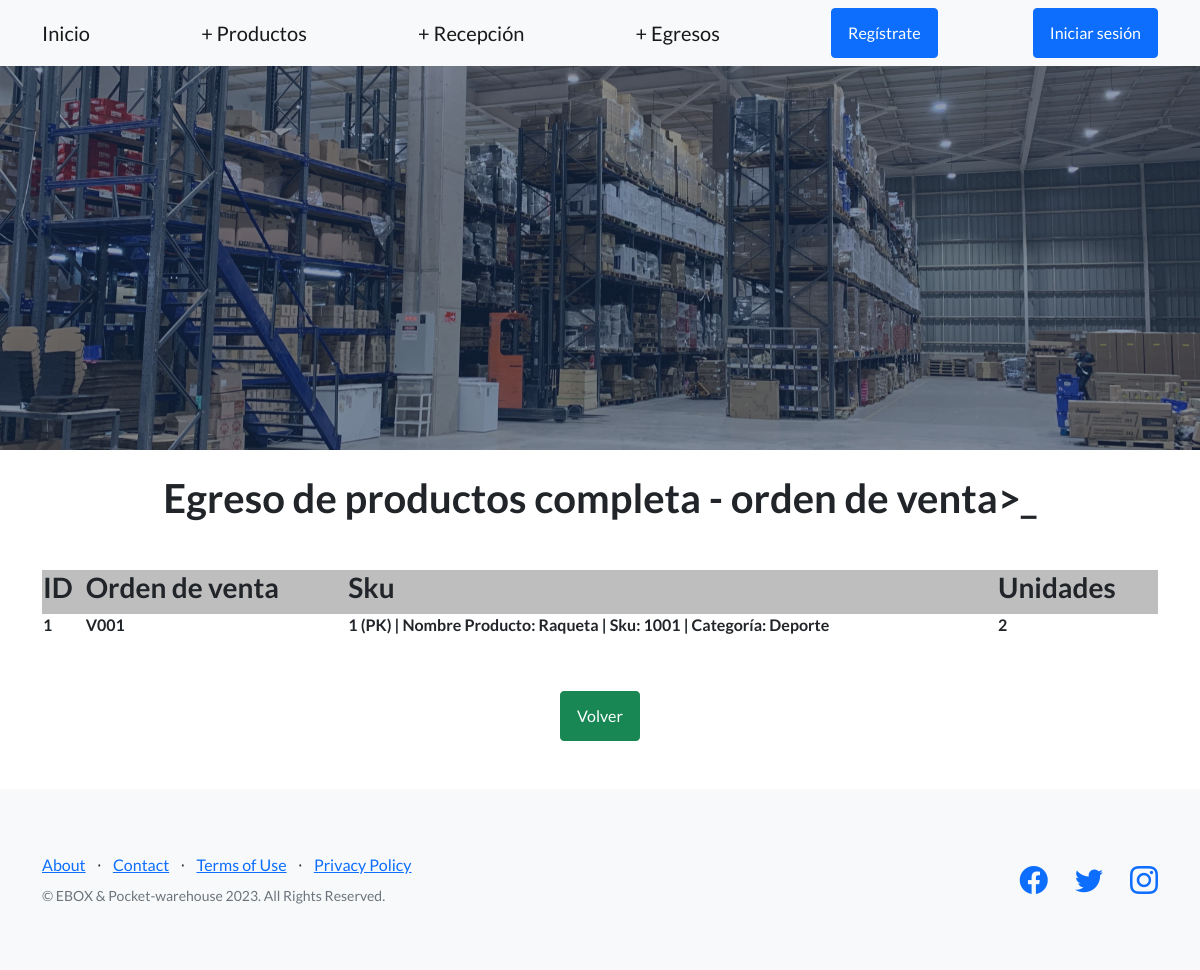
/eboxApp/egreso/wEgreso_full/, run on an earlier commit of the app's database.
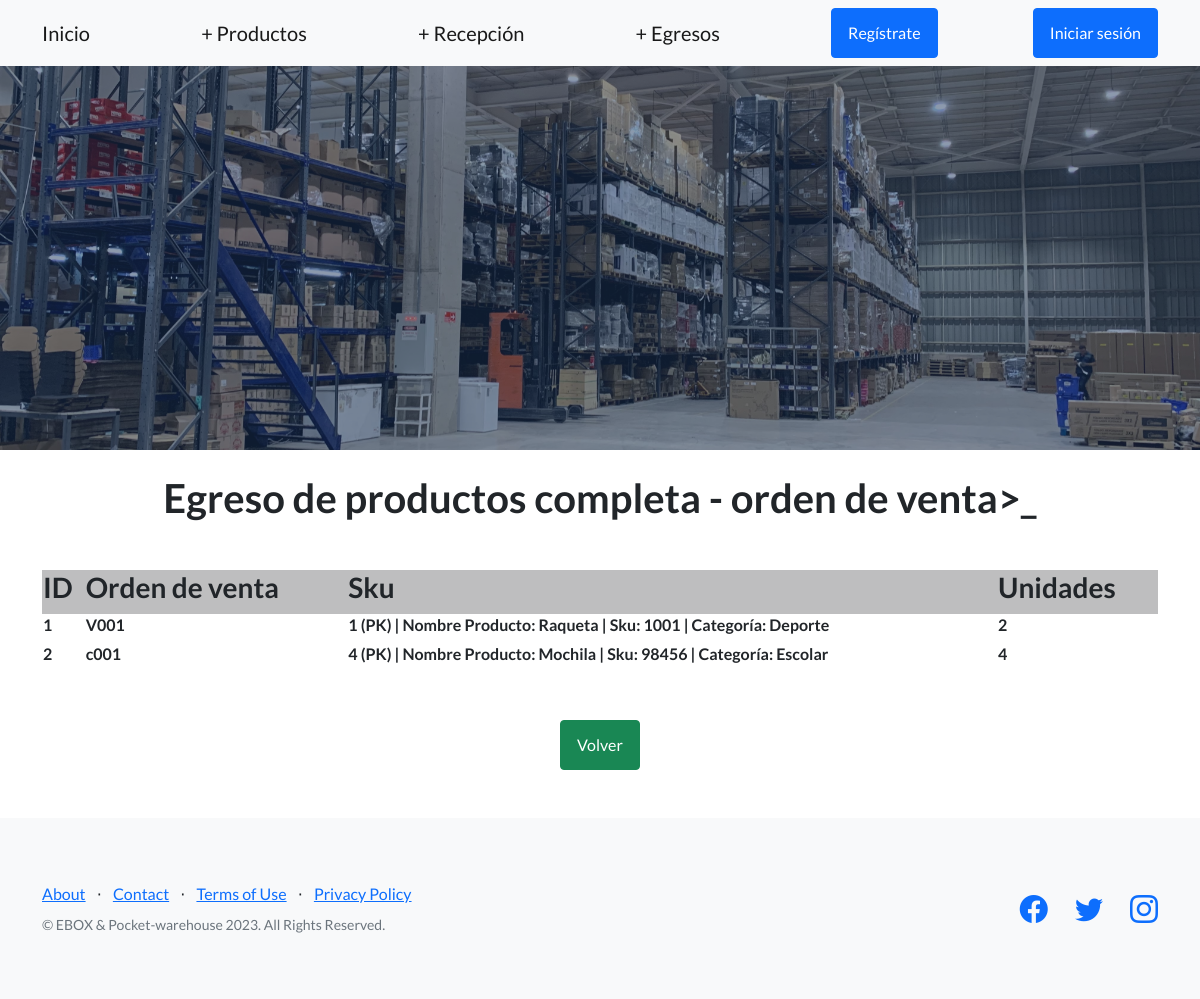
And on a later commit of the database.
### eboxApp/models.py (models this page shows, shortened)
class Salida(models.Model):
    sku_out = models.ForeignKey(Maestra, on_delete=models.CASCADE)
    unidades_out = models.IntegerField()
    orden_venta = models.CharField(max_length=100)

class Maestra(models.Model):
    nombre_producto = models.CharField(max_length=300)
    numero_sku = models.IntegerField()
    categoria = models.CharField(max_length=300)
    def __str__(self):
        return f'{self.pk} (PK) | Nombre Producto: {self.nombre_producto}   |   Sku: {self.numero_sku}   |   Categoría: {self.categoria}'

### eboxApp/views.py (the view)
# urls.py: path('egreso/wEgreso_full/', views.buscarEgreso, name = 'buscarTodoEgreso'),
def buscarEgreso(request):
    if request.method == 'GET': # si existe un post
        salidas = Salida.objects.all()
        return render(request, 'eboxApp/wEgreso_full.html', {'salidas':salidas })

### eboxApp/templates/eboxApp/wEgreso_full.html (shortened to what this page needs)
{% extends "eboxApp/base.html" %}
    {% load static %}
{% block contenido_que_cambia %}
<div class="container" align="center">
    <br>
    <h1 class="mb-5">Egreso de productos completa - orden de venta>_</h1>
    {% if salidas %}
                    <table>
                        <tr>
                            <th style="text-align: left"><h3>ID</h3></th>
                            <th style="text-align: left"><h3>Orden de venta</h3></th>
                            <th style="text-align: left"><h3>Sku</h3></th>
                            <th style="text-align: left"><h3>Unidades</h3></th>
                        </tr>
                        {% for i in salidas %}
                        <tr>
                            <td style="text-align: left"><h6>{{i.pk}}</h6></td>
                            <td style="text-align: left"><h6>{{i.orden_venta}}</h6></td>
                            <td style="text-align: left"><h6>{{i.sku_out}}</h6></td>
                            <td style="text-align: left"><h6>{{i.unidades_out}}</h6></td>
                        </tr>
                        {% endfor %}
                    </table>
                <br>
                <br>
                <a class="btn btn-success" align = "center" href={% url 'eboxApp:Egreso' %}>Volver</a>
    {% endif %}
</div>
{% endblock %}

What changed in the data, as far as the page shows it:
added Salida: pk "2", orden_venta "c001", sku_out "4 (PK) | Nombre Producto: Mochila | Sku: 98456 | Categoría: Escolar", unidades_out "4"
